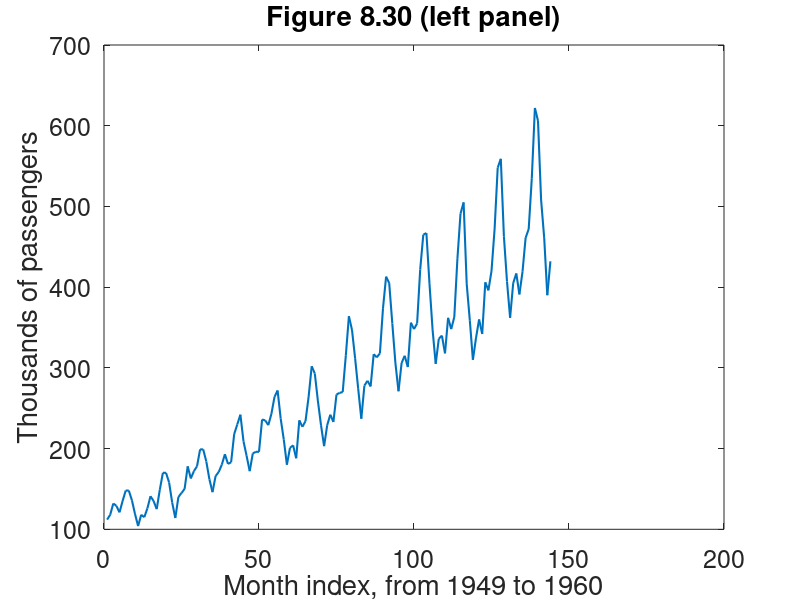
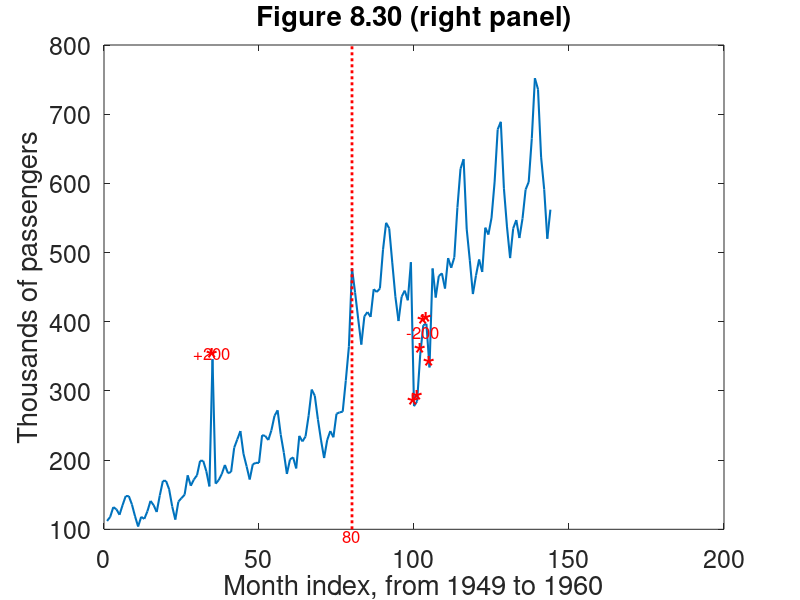

Write the MATLAB code that produced these figures, in order. (Note: this script raises an error after producing the figures.)
%% This file creates Figures 8.30-8.32.
%
% Robust monitoring of time seris 
close all; clear;
rng(12345);

%% load data

% airline data
airlines = ...
    [112  115  145  171  196  204  242  284  315  340  360  417    % Jan
    118  126  150  180  196  188  233  277  301  318  342  391    % Feb
    132  141  178  193  236  235  267  317  356  362  406  419    % Mar
    129  135  163  181  235  227  269  313  348  348  396  461    % Apr
    121  125  172  183  229  234  270  318  355  363  420  472    % May
    135  149  178  218  243  264  315  374  422  435  472  535    % Jun
    148  170  199  230  264  302  364  413  465  491  548  622    % Jul
    148  170  199  242  272  293  347  405  467  505  559  606    % Aug
    136  158  184  209  237  259  312  355  404  404  463  508    % Sep
    119  133  162  191  211  229  274  306  347  359  407  461    % Oct
    104  114  146  172  180  203  237  271  305  310  362  390    % Nov
    118  140  166  194  201  229  278  306  336  337  405  432 ]; % Dec
airlines=(airlines(:));


%%  Preapre input for  Figure 8.30
% Plot cap8fig/ch8_ts_airline and cap8fig/ch8_ts_airline_LScont

% select the airline data
userdata = 1;

% contaminate the data as done in the book
airlinesLS=airlines;
LSpos = 80; UPpos = 35; DOWNpos = 100:105;
airlinesLS(LSpos:end)=airlinesLS(LSpos:end)+130;
airlinesLS(DOWNpos)=airlinesLS(DOWNpos)-200;
airlinesLS(UPpos)=airlinesLS(UPpos)+200;

%% Create left panel of Figure 8.30
% figure generation
figure;
plot(airlines,'Linewidth',1.5);
xlabel('Month index, from 1949 to 1960','FontSize',18);
ylabel('Thousands of passengers','FontSize',18);
set(gca,'FontSize',18)

set(gcf,'Name', 'Figure 8.30 (left panel)');
title('Figure 8.30 (left panel)')


%% Create right panel of Figure 8.30
figure;
plot(airlinesLS,'Linewidth',1.5);
hold on
yl = ylim; yaxlim = [yl(1) ; yl(2)];
line(LSpos*ones(2,1) , yaxlim , 'LineStyle' , ':' , 'LineWidth' , 2 , 'Color' , 'r');
text(LSpos , yaxlim(1) , num2str(LSpos) , 'Color' , 'r','FontSize',12 , 'HorizontalAlignment' , 'Center' , 'VerticalAlignment' ,  'Top');
text(UPpos , airlinesLS(UPpos) , ['+' num2str(200)] , 'Color' , 'r','FontSize',12, 'HorizontalAlignment' , 'Center', 'VerticalAlignment','Bottom');
text(UPpos   , airlinesLS(UPpos)   , '*' , 'Color' , 'r','FontSize',25, 'HorizontalAlignment' , 'Center');
text(DOWNpos , airlinesLS(DOWNpos) , '*' , 'Color' , 'r','FontSize',25, 'HorizontalAlignment' , 'Center');
text(round(median(DOWNpos)) , airlinesLS(round(median(DOWNpos))) , ['-' num2str(200)] , 'Color' , 'r','FontSize',12, 'HorizontalAlignment' , 'Center', 'VerticalAlignment','Top');
%text(DOWNpos , airlinesLS(DOWNpos) , ['-' num2str(200)] , 'Color' , 'r','FontSize',12, 'HorizontalAlignment' , 'Center', 'VerticalAlignment','Top');
%numpar = {'model parameters:' , 'A=1, B=2, G=1, $\delta_1=0$'};
%title(gca,'Airline data','FontSize',20);
xlabel('Month index, from 1949 to 1960','FontSize',18);
ylabel('Thousands of passengers','FontSize',18);
set(gca,'FontSize',18)

set(gcf,'Name', 'Figure 8.30 (right panel)');
title('Figure 8.30 (right panel)')


%% Preapre input for Figure 8.31 
% the model
model           = struct;
model.trend     = 1;
model.seasonal  = 102;
model.s         = 12;
model.lshift    = LSpos-10:LSpos+10;


Y = airlinesLS;
titl = 'Airline data';
nT = length(Y);

%% Create top left panel of  Figure 8.31
% The default value for h is 75 per cent of the data, i.e. 'h',round(nT*0.75)
% This corresponds to a 25% breakdown point.
outLTS = LTSts(Y,'model',model,'plots',1,'conflev',0.99,'msg',0,'dispresults',true);
title(findobj(gcf,'Tag','LTSts:ts'),[titl ' - LTS with conflev=0.99 and bdp=25%'] );
set(gcf,'Name', 'Figure 8.31 (top left panel)');
sgtitle('Figure 8.31 (top left panel)')
drawnow

%% Create top right panel of Figure 8.31
% this is LTsts with 5% bdp
outLTS05 = LTSts(Y,'model',model,'plots',1,'bdp',0.05,'conflev',0.99,'msg',0,'dispresults',true);
title(findobj(gcf,'Tag','LTSts:ts'),[titl ' - LTS with conflev=0.99 and bdp=5%'] );
set(gcf,'Name', 'Figure 8.31 (top right panel)');
sgtitle('Figure 8.31 (top right panel)')
drawnow


%% Create bottom left panel of  Figure 8.31
% wedgeplot for the LTSts

% the wedgeplot with the time series, the detected outliers and level shift
wedgeplot(outLTS,'titl',titl);
xlim([0,150])
title('Figure 8.31 (bottom left panel)')
set(gcf,"Name",'Figure 8.31 (bottom left panel)')

%% Create bottom right panel of  Figure 8.31
% the wedgeplot with the time series, the detected outliers and level shift
wedgeplot(outLTS05,'titl',titl);
xlim([0,150])

title('Figure 8.31 (bottom right panel)')
set(gcf,"Name",'Figure 8.31 (bottom right panel)')

%% Create Figure 8.32
% FS with default 0.99 conflev
outFSR = FSRts(Y,'model',model,'init',25,'plots',1,'msg',0);
title(findobj(gcf,'Tag','FSRts:ts'),[titl ' - FSR with default conflev (0.99)']);

pl_yX=findobj(0, 'type', 'figure','tag','fsr_yXplot');
close(pl_yX)

plres=findobj(0, 'type', 'figure','tag','pl_res');
figure(plres(end))
sgtitle('Figure 8.32 (left panel)')
set(gcf,"Name",'Figure 8.32 (left panel)')


aa=findobj(0, 'type', 'figure','tag','pl_fsr');
figure(aa(end))
title('Figure 8.32 (right panel)')
set(gcf,"Name",'Figure 8.32 (right panel)')

